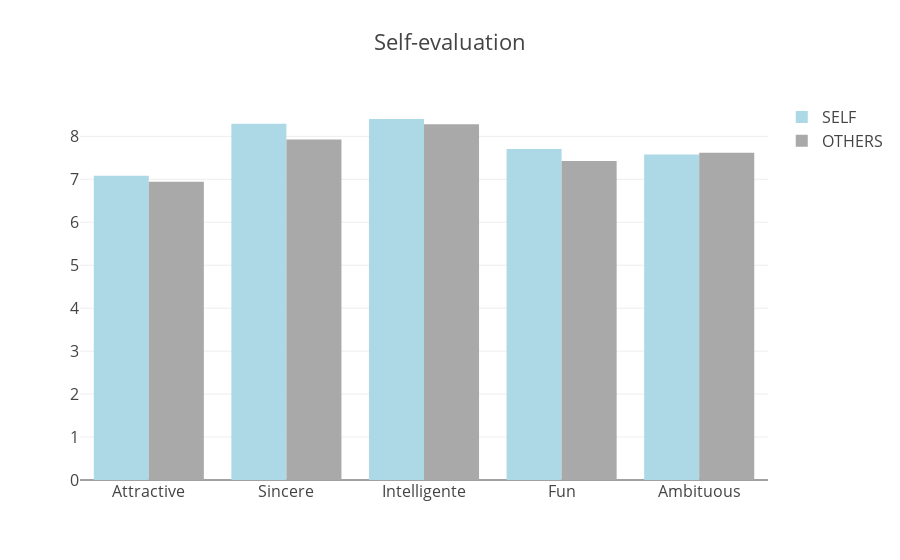

Write notebook code for a chart like this one.
### Code cell
trace1 = go.Bar(
    y=list(own_rating),
    x=cols[:-1],
    name='SELF',
    marker=dict(
        color='lightblue'
    )
)
trace2 = go.Bar(
    y=list(others_rating),
    x=cols[:-1],
    name='OTHERS',
    marker=dict(
        color='darkgrey'
    )
)

data = [trace1, trace2]
layout = go.Layout(
    title='Self-evaluation',
    font=dict(
        size=16
    ),
    legend=dict(
        font=dict(
            size=16
        )
    )
)
fig = go.Figure(data=data, layout=layout)
py.iplot(fig, filename='barchart')

### Figure 1 — Plotly figure (JSON) as saved in the notebook; plotly's stock layout.template omitted (floating-point values rounded to 4 significant figures)
{"data": [{"marker": {"color": "lightblue"}, "name": "SELF", "type": "bar", "x": ["Attractive", "Sincere", "Intelligente", "Fun", "Ambituous"], "y": [7.085, 8.295, 8.404, 7.704, 7.578]}, {"marker": {"color": "darkgrey"}, "name": "OTHERS", "type": "bar", "x": ["Attractive", "Sincere", "Intelligente", "Fun", "Ambituous"], "y": [6.942, 7.927, 8.284, 7.426, 7.618]}], "layout": {"font": {"size": 16}, "legend": {"font": {"size": 16}}, "title": "Self-evaluation"}}
